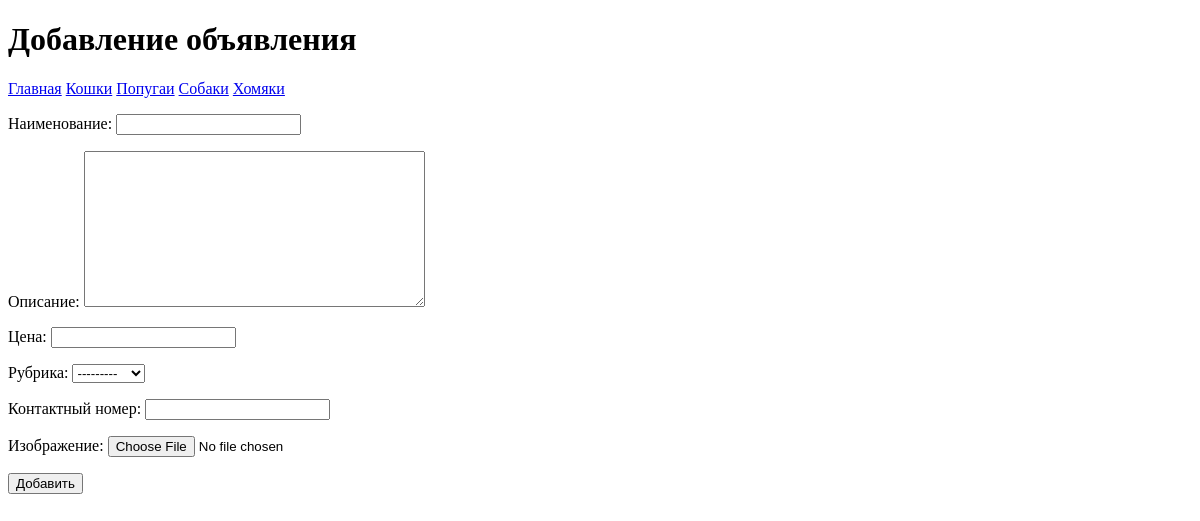
The app's page /board/add/, older data.
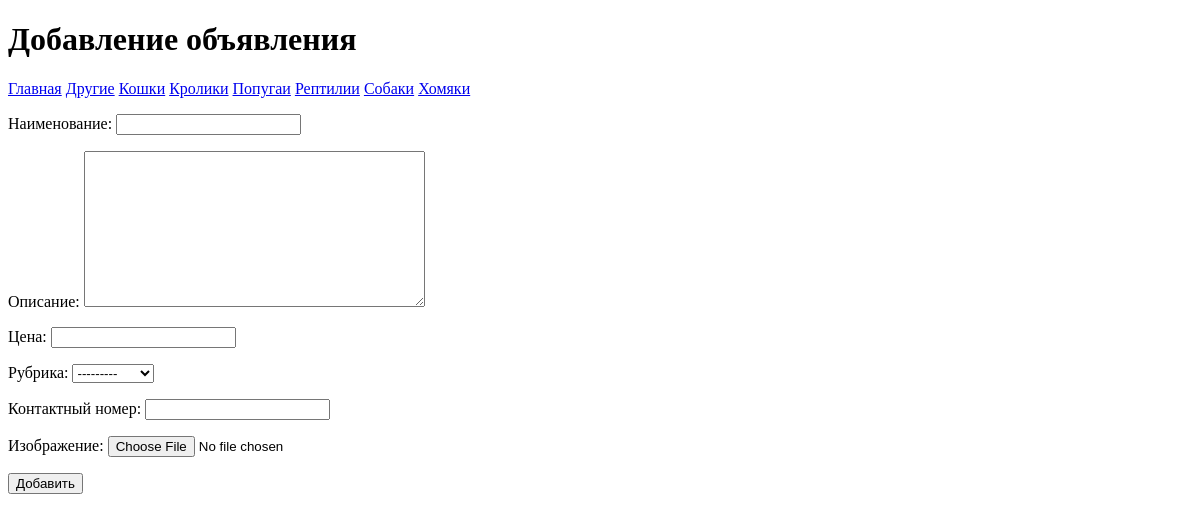
The same page, newer data.
### bboard/models.py (models this page shows)
class Rubric(models.Model):
    name = models.CharField(max_length=20, db_index=True, verbose_name='Название')
    def __str__(self):
        return self.name
    class Meta:
        verbose_name_plural = 'Рубрики'
        verbose_name = 'Рубрика'
        ordering = ['name']

### bboard/views.py (the view)
# urls.py: path('add/', BbCreateView.as_view(), name='add'),
class BbCreateView(CreateView):
    template_name = 'bboard/create.html'
    form_class = BbForm
    success_url = reverse_lazy('index')
    def get_context_data(self, **kwargs):
        context = super().get_context_data(**kwargs)
        context['rubrics'] = Rubric.objects.all()
        return context

### bboard/forms.py
class BbForm(ModelForm):
    class Meta:
        model = Bb
        fields = ('title', 'content', 'price', 'rubric', 'phone', 'image')

### templates/bboard/create.html (shortened to what this page needs)
<!DOCTYPE html>
<html lang="en">
<head>
</head>
<body>
    <h1>Добавление объявления</h1>
    <div>
        <a href="{% url 'index' %}">Главная</a>
        {%  for rubric in rubrics %}
        <a href="{% url 'by_rubric' rubric.pk %}">{{ rubric.name }}</a>
        {% endfor %}
    </div>
<form method="post" enctype="multipart/form-data">
    {{ form.as_p }}
    <input type="submit" value="Добавить">
</form>
</body>
</html>

Row changes from the older to the newer data that the page shows:
added Rubric: name "Другие"
added Rubric: name "Кролики"
added Rubric: name "Рептилии"
